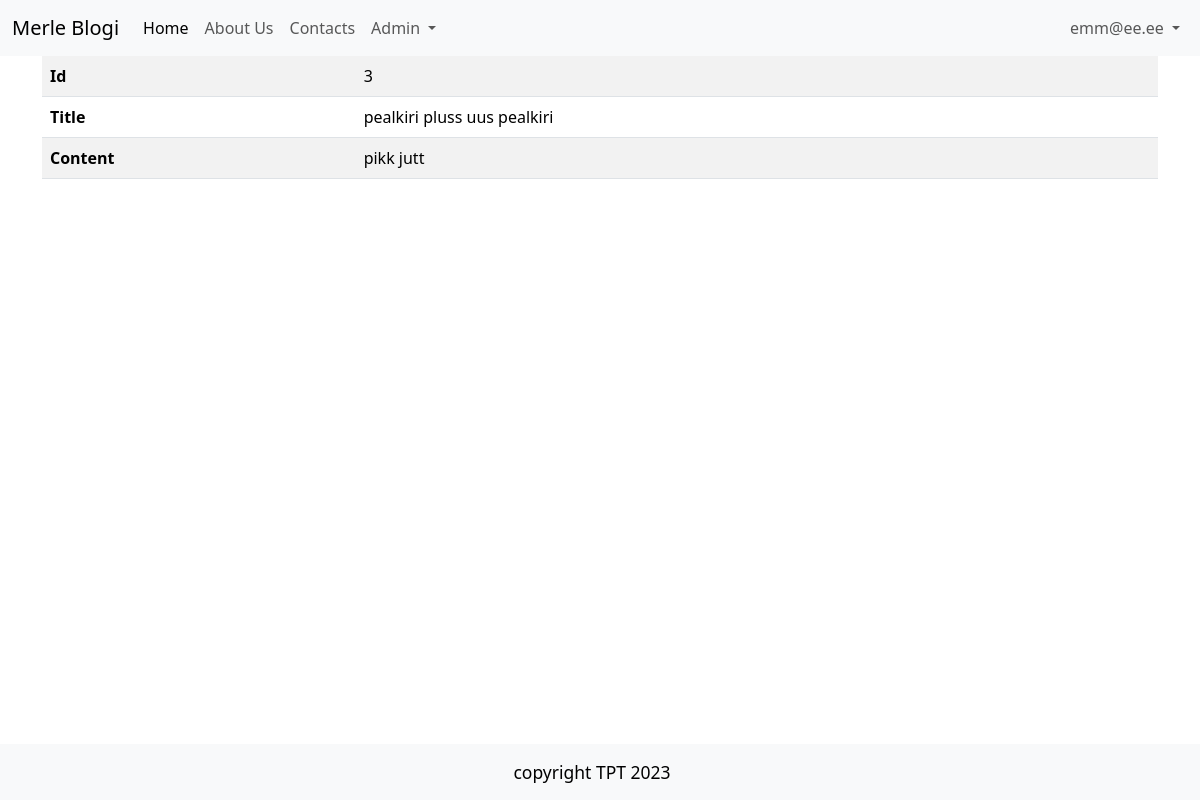
Screenshot of /admin/articles/show?id=3 (signed in) with the database file from the repository.
### tables this page shows
CREATE TABLE users
(
    id       integer
        constraint users_pk
            primary key autoincrement,
    email    text not null
        constraint users_pk2
            unique,
    password text not null
);

CREATE TABLE "articles"
(
    id    integer
        constraint articles_pk
            primary key autoincrement,
    title text not null,
    body  text
);

### src/Controllers/ArticlesController.php (called while the page is built, shortened)
<?php
class ArticlesController {
    public function show() {
        $article = Article::find($_GET['id']);
        include 'views/articles/show.php';
    }
}

### src/DB.php (called while the page is built, shortened)
<?php
class DB {
    public $conn;
    public function __construct()
    {
        try {
            $this->conn = new PDO("sqlite:" . __DIR__ . "/../db.sqlite");
            $this->conn->setAttribute(PDO::ATTR_ERRMODE, PDO::ERRMODE_EXCEPTION);
        } catch(PDOException $e) {
            echo "Connection failed: " . $e->getMessage();
          }
    }
    public function find($table, $class, $id){
        $stmt = $this->conn->prepare("SELECT * FROM $table WHERE id=$id");
        $stmt->execute();
        $stmt->setFetchMode(PDO::FETCH_CLASS, $class);
        return $stmt->fetch();
    }
}

### src/Models/Model.php (called while the page is built, shortened)
<?php
class Model {
    public static $table;
    public static function find($id) {
        $db = new DB();
        return $db ->find(static::$table, static::class, $id);
    }
}

### src/Models/User.php (called while the page is built, shortened)
<?php
class User extends Model{
    public static function auth() {
        if(isset($_SESSION['user_id'])) {
            return User::find($_SESSION['user_id']);
        }
            return null;
    }
}

### helpers.php (called while the page is built, shortened)
<?php
function auth(){
    return User::auth();
}

### views/articles/show.php (the view)
<?php include 'views/partials/header.php' ?>
    <table class="table table-striped table-hover">
        <tr>
            <th>Id</th>
            <td><?=$article->id?></td>
        </tr>
        <tr>
            <th>Title</th>
            <td><?=$article->title?></td>
        </tr>
        <tr>
            <th>Content</th>
            <td><?=$article->body?></td>
        </tr>
    </table>
<?php include 'views/partials/footer.php' ?>

### views/partials/nav.php (shortened to what this page needs)
<nav class="navbar navbar-expand-lg bg-body-tertiary">
  <div class="container-fluid">
    <a class="navbar-brand" href="/">Merle Blogi</a>
    <div class="collapse navbar-collapse justify-content-between" id="navbarNav">
      <ul class="navbar-nav">
        <li class="nav-item">
          <a class="nav-link active" aria-current="page" href="/">Home</a>
        </li>
        <li class="nav-item">
          <a class="nav-link" href="/about">About Us</a>
        </li>
        <li class="nav-item">
          <a class="nav-link" href="/contacts">Contacts</a>
        </li>
        <?php if(auth()): ?>
        <li class="nav-item dropdown">
          <a class="nav-link dropdown-toggle" href="#" role="button" data-bs-toggle="dropdown" aria-expanded="false">
            Admin
          </a>
        </li>
        <?php endif ?>
      </ul>
      <ul class="navbar-nav">
        <?php if(auth()): ?>
          <li class="nav-item dropdown">
            <a class="nav-link dropdown-toggle" href="#" role="button" data-bs-toggle="dropdown" aria-expanded="false">
            <?=auth()->email?>
            </a>
        </li>
        <?php endif ?>
    </ul>
    </div>
  </div>
</nav>

### rows the page displays
users: email "emm@ee.ee"
articles: id "3", title "pealkiri pluss uus pealkiri", body "pikk jutt"
